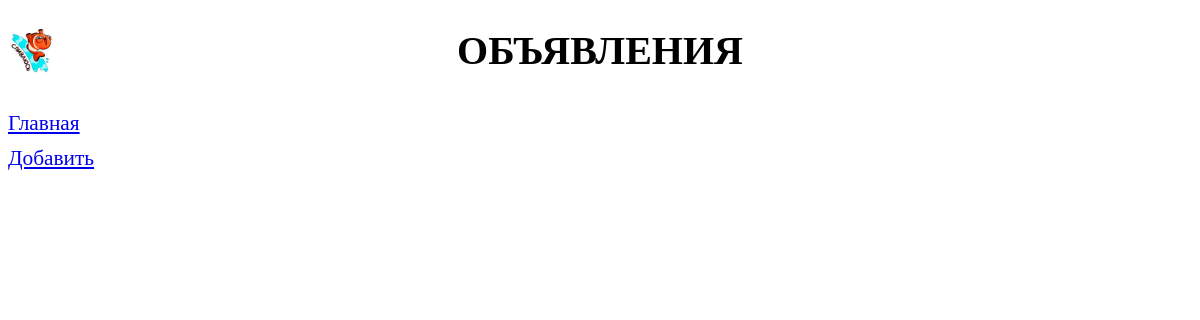
/bboard/, run on an earlier commit of the app's database.
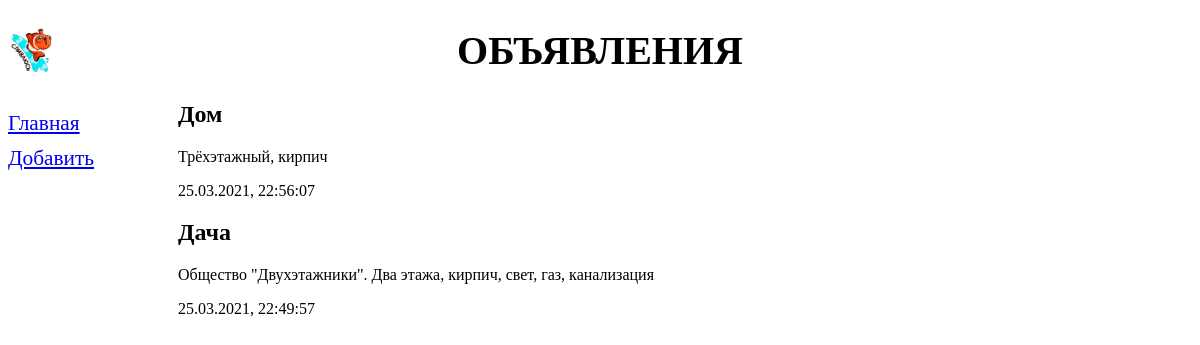
And on a later commit of the database.
### bboard/models.py (models this page shows)
class Bb(models.Model):
    title = models.CharField(max_length=50, verbose_name='Товар')
    content = models.TextField(null=True, blank=True, verbose_name='Описание')
    price = models.FloatField(null=True, blank=True, verbose_name='Цена')
    published = models.DateTimeField(auto_now_add=True, db_index=True,
        verbose_name='Опубликовано')
    rubric = models.ForeignKey('Rubric', null=True, on_delete=models.PROTECT,
        verbose_name='Рубрика')
    class Kinds(models.IntegerChoices):
        BUY = 1, 'Куплю'
        SELL = 2, 'Продам'
        EXCHANGE = 3, 'Обменяю'
        RENT = 4
        __empty__ = 'Выберите тип публикуемого объявления'
    kind = models.SmallIntegerField(choices=Kinds.choices, default=Kinds.SELL)
    class Meta:
        verbose_name_plural = 'Объявления' # название модели во множ. числе
        verbose_name = 'объявление' # название в ед. числе
        ordering = ['-published']

### bboard/views.py (the view)
# urls.py: path('', index, name='index'),
def index(request):
    bbs = Bb.objects.all()
    rubrics = Rubric.objects.all()
    context = {'bbs': bbs, 'rubrics': rubrics}
    return render(request, 'bboard/index.html', context)

### bboard/templates/bboard/index.html (shortened to what this page needs)
{% extends "layout/basic.html" %}
{% block content %}
{% for bb in bbs %}
<div>
    <h2>{{ bb.title }}</h2>
    <p>{{ bb.content }}</p>
    <p>{{ bb.published|date:"d.m.Y, H:i:s" }}</p>
</div>
{% endfor %}
{% endblock %}

### bboard/templates/layout/basic.html (shortened to what this page needs)
{% load static %}
<!DOCTYPE html>
<html>
    <head>
        <link rel="stylesheet" type="text/css"
        href="{% static 'bboard/style.css' %}">
    </head>
    <body>
        <header>
            <h1>Объявления</h1>
        </header>
        <nav>
            <a href="{% url 'index' %}">Главная</a>
            <a href="{% url 'add' %}">Добавить</a>
        </nav>
        <section>
            {% block content %}
            {% endblock %}
        </section>
    </body>
</html>

### bboard/static/bboard/style.css (style rules this page uses)
header h1 { font-size: 30pt; text-transform: uppercase; text-align: center; background: url("bg.png") left / auto 100% no-repeat; }
nav { font-size: 16pt; width: 150px; float: left; }
nav a { display: block; margin: 10px 0px; }
section { margin-left: 170px; }

What changed in the data, as far as the page shows it:
added Bb: title "Дом", content "Трёхэтажный, кирпич", published "25.03.2021, 22:56:07"
added Bb: title "Дача", content "Общество \"Двухэтажники\". Два этажа, кирпич, свет, газ, канализация", published "25.03.2021, 22:49:57"
